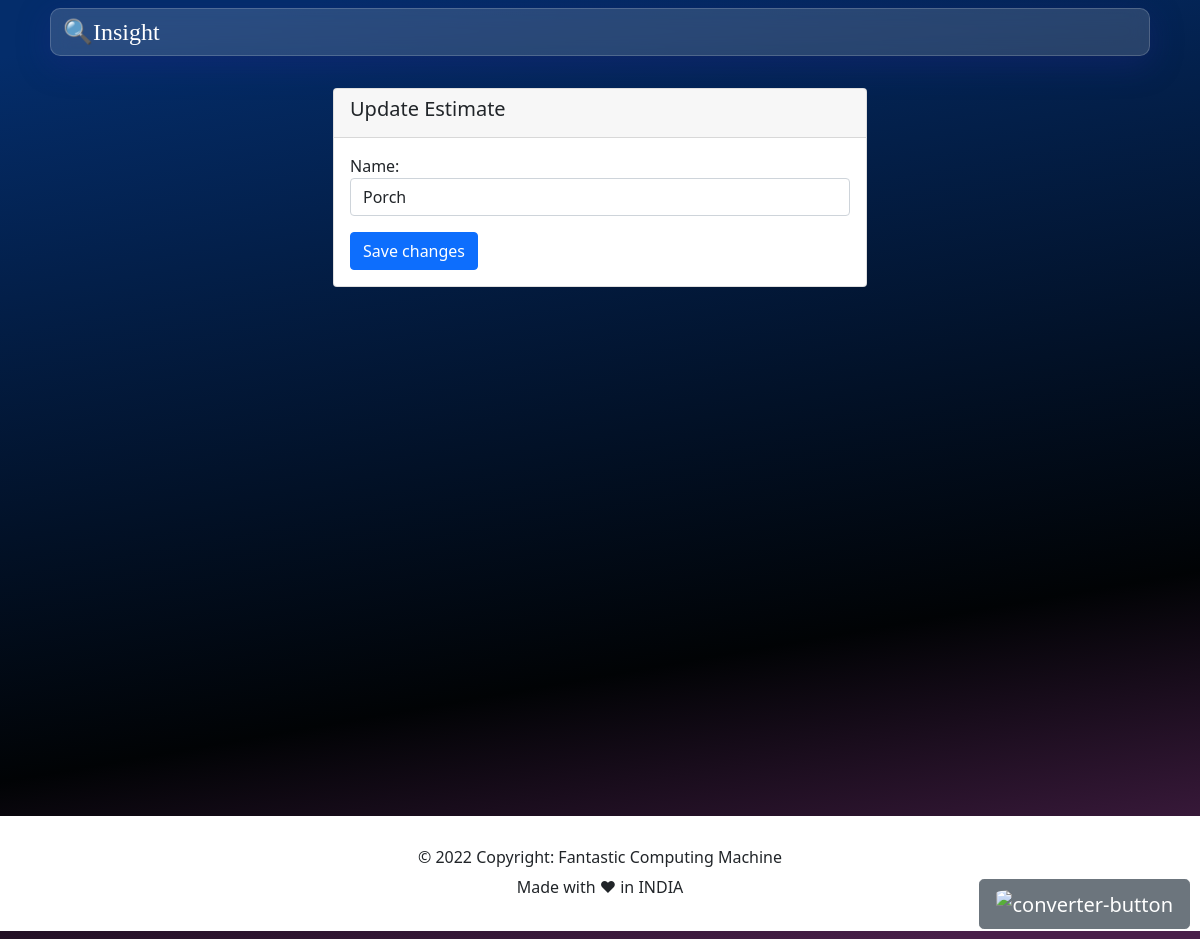
Page /estimate/folio/8/update_room/ (signed in) on the earlier database version.
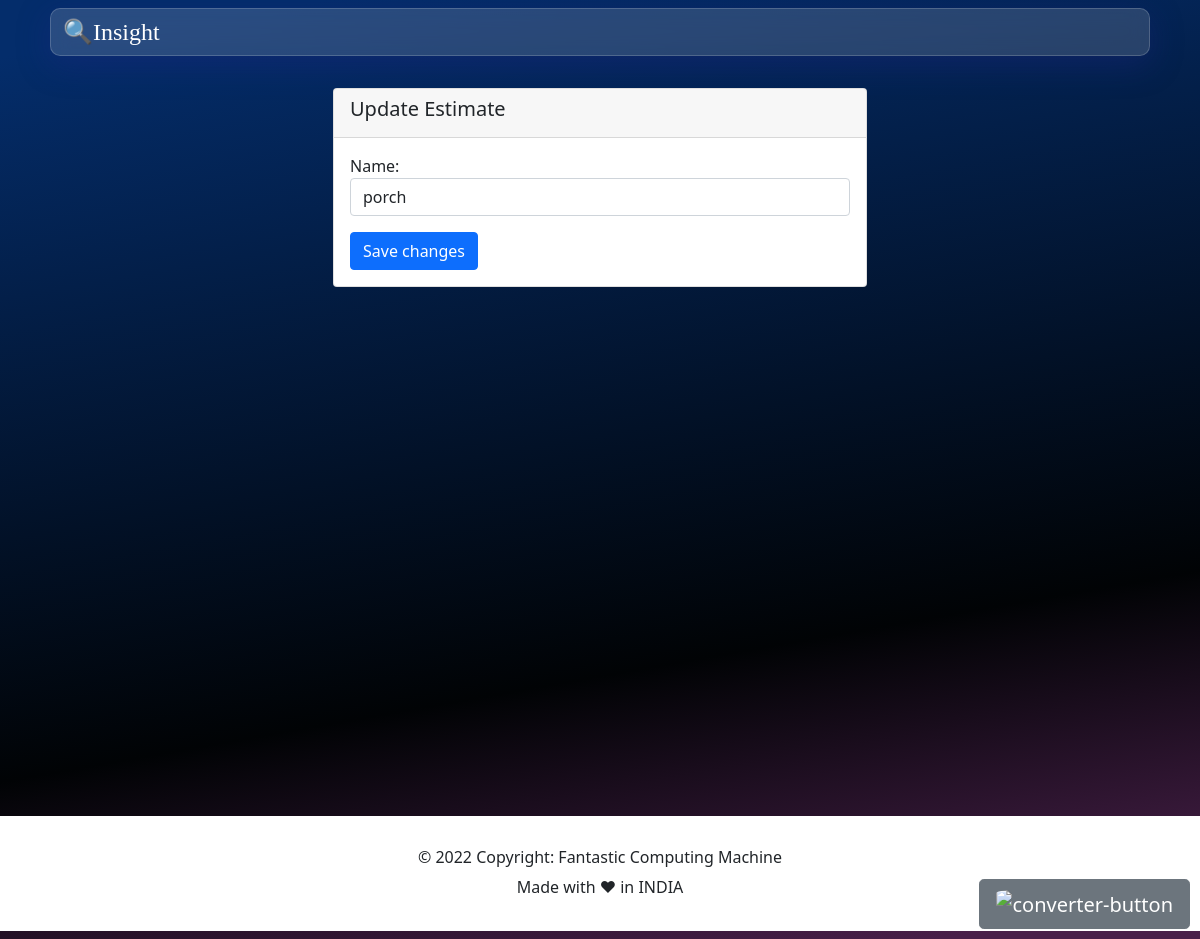
Same page on the later database version.
### estimator/models.py (models this page shows, shortened)
class Room(models.Model):
    name = models.CharField(
        max_length=255, unique=True)
    created_on = models.DateTimeField(auto_now_add=True)
    is_deleted = models.BooleanField(default=False)
    deleted_on = models.DateTimeField(blank=True, null=True)

### estimator/views.py (the view)
class UpdateRoomView(LoginRequiredMixin, UpdateView):
    login_url = '/user/login/'
    redirect_field_name = 'redirect_to'
    model = Room
    form_class = NewRoomForm
    template_name = 'folio/update_folio_item.html'
    success_url = reverse_lazy('folio')

### estimator/forms.py
class NewRoomForm(forms.ModelForm):
    name = forms.CharField(
        max_length=200,
        required=True,
        widget=forms.TextInput(
            attrs={
                'class': 'form-control',
                "aria-label": ".form-control-sm",
                "type": 'text',
                "placeholder": "Name",
            }
        )
    )
    class Meta:
        model = Room
        fields = (
            'name',
        )

### estimator/templates/folio/update_folio_item.html (shortened to what this page needs)
{% extends 'base.html' %}
{% load static %} {% load humanize %}
{% block body %}
<div class="container-lg container-md container-sm py-4">
    <div class="mx-auto">
        <div class="row justify-content-center">
            <div class="col-lg-7 col-md-6 col-xl-6">
                <div class="card">
                    <div class="card-header">
                        <h5 class="card-title" id="{{expense.name}}expense">Update Estimate
                        </h5>
                    </div>
                    <div class="card-body">
                        <form action="" method="POST">
                            {{form.as_p}}
                            <button type="submit" class="btn btn-primary">
                                Save changes
                            </button>
                        </form>
                    </div>
                </div>
            </div>
        </div>
    </div>
</div>
{% endblock %}

Differences in the rows shown:
changed Room: name "Porch" → "porch"
